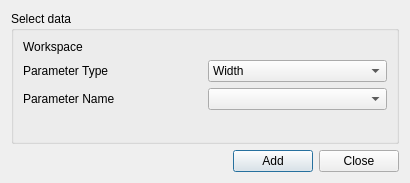
<?xml version="1.0" encoding="UTF-8"?>
<ui version="4.0">
 <class>FqFitAddWorkspaceDialog</class>
 <widget class="QDialog" name="FqFitAddWorkspaceDialog">
  <property name="geometry">
   <rect>
    <x>0</x>
    <y>0</y>
    <width>410</width>
    <height>183</height>
   </rect>
  </property>
  <property name="windowTitle">
   <string>JumpFit Data Selection</string>
  </property>
  <layout class="QVBoxLayout" name="verticalLayout">
   <item>
    <widget class="QGroupBox" name="gbSelectData">
     <property name="title">
      <string>Select data</string>
     </property>
     <layout class="QVBoxLayout" name="verticalLayout_2">
      <item>
       <layout class="QGridLayout" name="loInput" rowstretch="0,0,0">
        <item row="0" column="1">
         <widget class="MantidQt::MantidWidgets::DataSelector" name="dsWorkspace" native="true">
          <property name="showLoad" stdset="0">
           <bool>false</bool>
          </property>
          <property name="ShowGroups" stdset="0">
           <bool>false</bool>
          </property>
          <property name="autoLoad" stdset="0">
           <bool>true</bool>
          </property>
         </widget>
        </item>
        <item row="2" column="1">
         <widget class="QComboBox" name="cbParameterName"/>
        </item>
        <item row="1" column="1">
         <widget class="QComboBox" name="cbParameterType">
          <item>
           <property name="text">
            <string>Width</string>
           </property>
          </item>
          <item>
           <property name="text">
            <string>EISF</string>
           </property>
          </item>
         </widget>
        </item>
        <item row="1" column="0">
         <widget class="QLabel" name="lbParameterType">
          <property name="text">
           <string>Parameter Type</string>
          </property>
         </widget>
        </item>
        <item row="2" column="0">
         <widget class="QLabel" name="lbParameterName">
          <property name="text">
           <string>Parameter Name</string>
          </property>
         </widget>
        </item>
        <item row="0" column="0">
         <widget class="QLabel" name="lbWorkspace">
          <property name="text">
           <string>Workspace</string>
          </property>
         </widget>
        </item>
       </layout>
      </item>
      <item>
       <spacer name="verticalSpacer">
        <property name="orientation">
         <enum>Qt::Vertical</enum>
        </property>
        <property name="sizeHint" stdset="0">
         <size>
          <width>20</width>
          <height>40</height>
         </size>
        </property>
       </spacer>
      </item>
     </layout>
    </widget>
   </item>
   <item>
    <widget class="QFrame" name="frame">
     <layout class="QHBoxLayout" name="horizontalLayout">
      <property name="leftMargin">
       <number>0</number>
      </property>
      <property name="topMargin">
       <number>0</number>
      </property>
      <property name="rightMargin">
       <number>0</number>
      </property>
      <property name="bottomMargin">
       <number>0</number>
      </property>
      <item>
       <spacer name="horizontalSpacer">
        <property name="orientation">
         <enum>Qt::Horizontal</enum>
        </property>
        <property name="sizeHint" stdset="0">
         <size>
          <width>147</width>
          <height>20</height>
         </size>
        </property>
       </spacer>
      </item>
      <item>
       <widget class="QPushButton" name="pbAdd">
        <property name="text">
         <string>Add</string>
        </property>
       </widget>
      </item>
      <item>
       <widget class="QPushButton" name="pbClose">
        <property name="text">
         <string>Close</string>
        </property>
       </widget>
      </item>
     </layout>
    </widget>
   </item>
  </layout>
 </widget>
 <customwidgets>
  <customwidget>
   <class>MantidQt::MantidWidgets::DataSelector</class>
   <extends>QWidget</extends>
   <header>MantidQtWidgets/Common/DataSelector.h</header>
  </customwidget>
 </customwidgets>
 <resources/>
 <connections>
  <connection>
   <sender>pbAdd</sender>
   <signal>clicked()</signal>
   <receiver>FqFitAddWorkspaceDialog</receiver>
   <slot>addData()</slot>
   <hints>
    <hint type="sourcelabel">
     <x>273</x>
     <y>166</y>
    </hint>
    <hint type="destinationlabel">
     <x>270</x>
     <y>221</y>
    </hint>
   </hints>
  </connection>
  <connection>
   <sender>pbClose</sender>
   <signal>clicked()</signal>
   <receiver>FqFitAddWorkspaceDialog</receiver>
   <slot>closeDialog()</slot>
   <hints>
    <hint type="sourcelabel">
     <x>369</x>
     <y>164</y>
    </hint>
    <hint type="destinationlabel">
     <x>361</x>
     <y>212</y>
    </hint>
   </hints>
  </connection>
 </connections>
 <slots>
  <slot>addData()</slot>
  <slot>closeDialog()</slot>
 </slots>
</ui>
